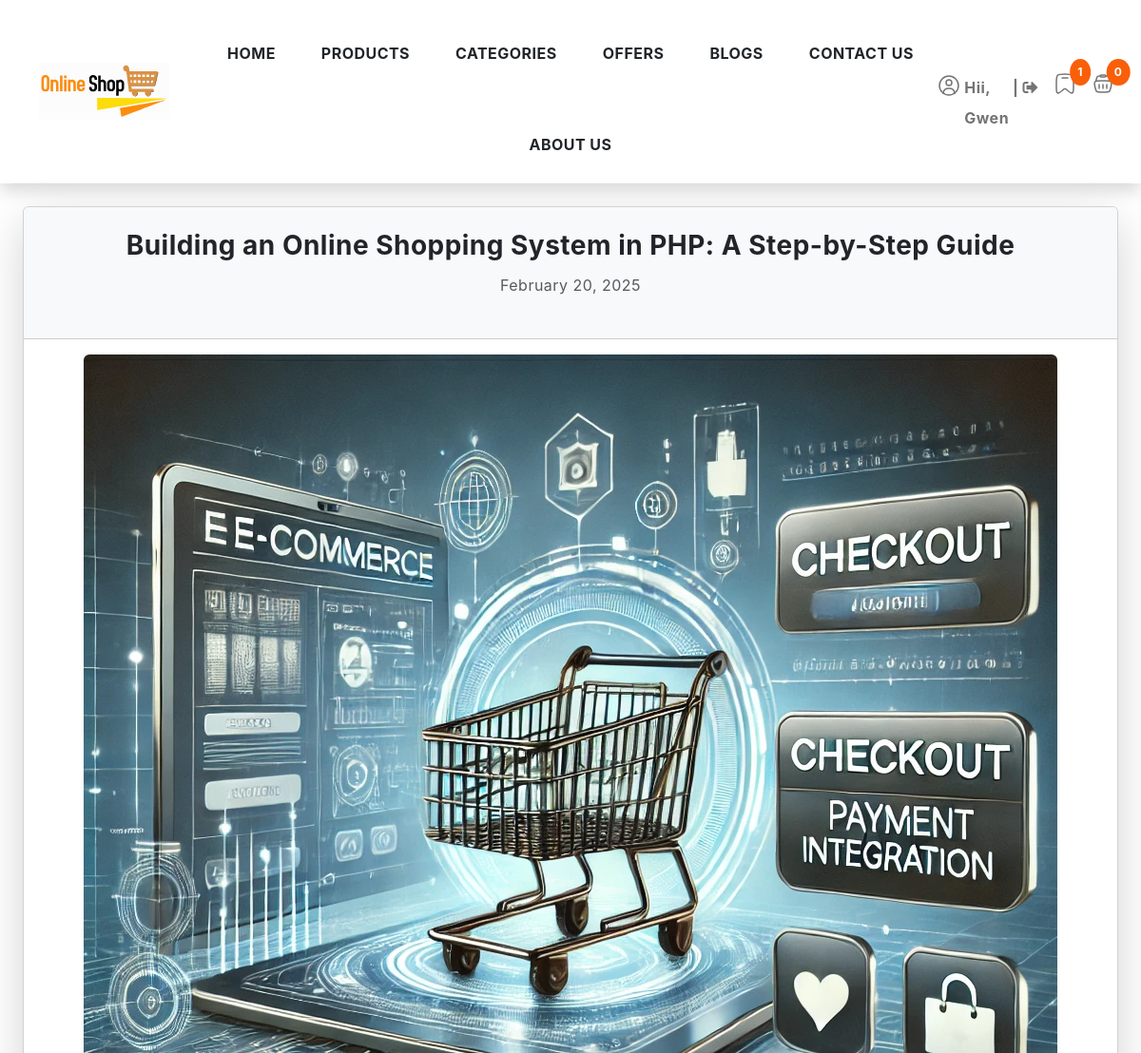
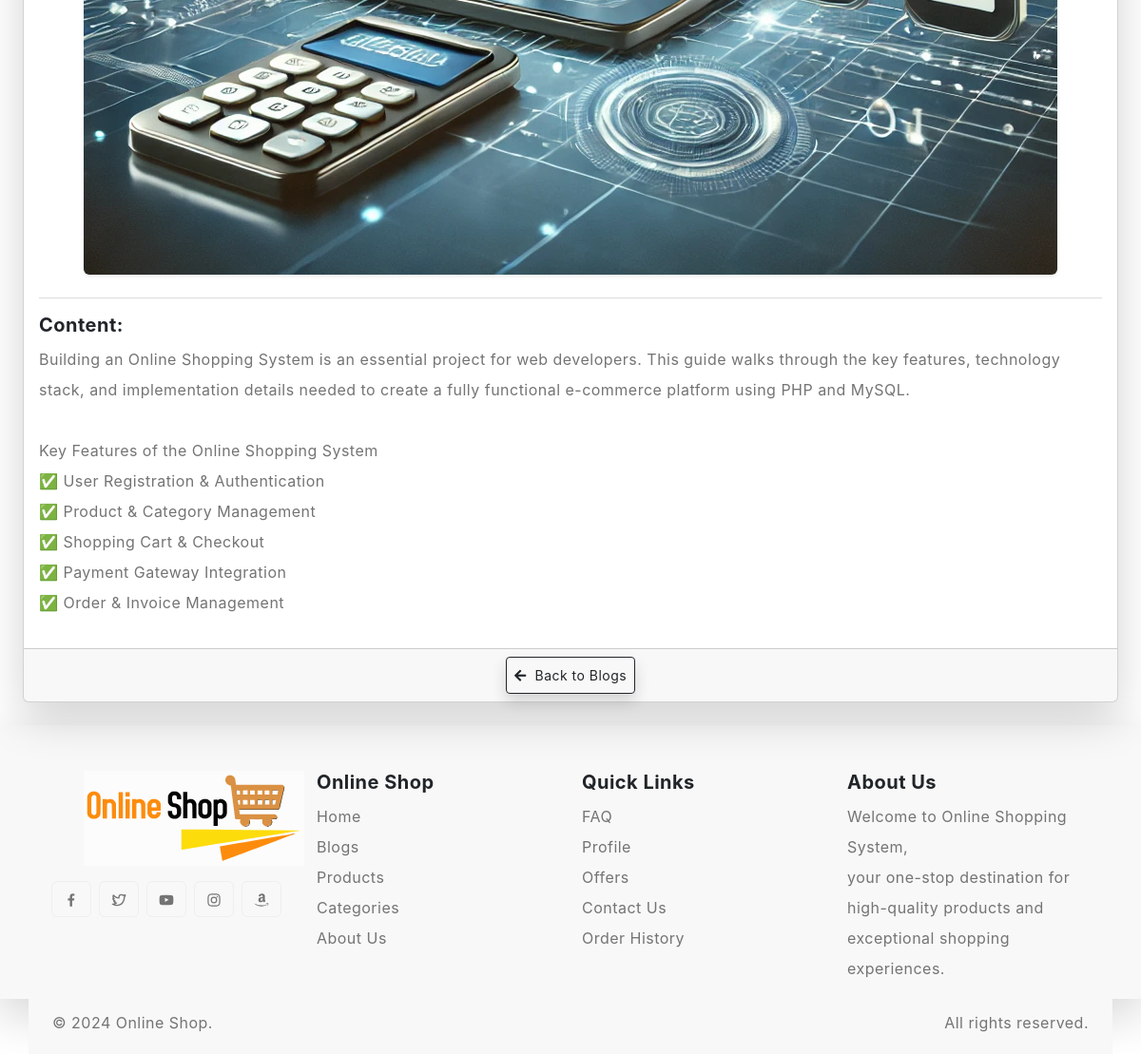
Page /blog_view.php?blog_id=1 (signed in) on the committed database (2 pictures, top to bottom).
### tables this page shows
CREATE TABLE `tbl_blog` (
  `blog_id` int(11) NOT NULL,
  `blog_title` varchar(255) NOT NULL,
  `blog_content` text NOT NULL,
  `blog_post_date` date NOT NULL,
  `blog_category` varchar(100) DEFAULT NULL,
  `blog_image_path` varchar(255) DEFAULT NULL,
  `blog_created_at` timestamp NOT NULL DEFAULT current_timestamp(),
  `blog_status` int(11) NOT NULL DEFAULT 1
);

### blog_view.php (the view, shortened to what this page needs)
<?php
include "config/connection.php";
include "component/header.php";
if (isset($_GET['blog_id'])) {
    $blog_id = $_GET['blog_id'];
    $blog_id = mysqli_real_escape_string($conn, $blog_id);
    $selectQuery = "SELECT * FROM `tbl_blog` WHERE `blog_id` = '$blog_id'";
    $result = mysqli_query($conn, $selectQuery);
    $blog = mysqli_fetch_array($result);
}
?>
<div class="content-wrapper p-4">
    <div class="card shadow-lg rounded-lg">
        <div class="card-header text-center p-4" style="background-color: #f8f9fa;">
            <h3 class="font-weight-bold text-dark"><?= htmlspecialchars($blog['blog_title']) ?></h3>
            <p class="text-muted"><?= date('F j, Y', strtotime($blog['blog_created_at'])) ?></p>
        </div>
        <div class="card-body">
            <div class="text-center mb-4">
                <img src="admin/uploads/blogs/<?= $blog['blog_image_path'] == null ? 'no_img.png' : $blog['blog_image_path'] ?>"  alt="Blog Image" class="img-fluid rounded shadow-sm">
            </div>
            <hr>
            <h5 class="font-weight-bold text-dark">Content:</h5>
            <p><?= nl2br(htmlspecialchars($blog['blog_content'])) ?></p>
        </div>
        <div class="card-footer text-center">
            <a href="blogs.php" class="btn btn-sm btn-outline-dark p-2 shadow">
                <i class="fa fa-arrow-left"></i> &nbsp;Back to Blogs
            </a>
        </div>
    </div>
</div>
<?php
include "component/footer.php";
?>

### style.css (style rules this page uses)
body { --heading-font : "Inter", sans-serif; --bs-link-color: #333; --bs-link-hover-color:#333; --bs-link-color-rgb: 40,40,40; --bs-link-hover-color-rgb: 0,0,0; --bs-light-rgb: 248, 248, 248; --bs-font-sans-serif: "Inter", sans-serif; --bs-body-font-family: var(--bs-font-sans-serif); --bs-body-font-size: 1rem; --bs-body-font-weight: 400; --bs-body-line-height: 2; --bs-body-color: #747474; --bs-primary: #6BB252; --bs-primary-rgb: 107, 178, 82; --bs-secondary: #364127; --bs-secondary-rgb: 54, 65, 39; --bs-danger: #F95F09; --bs-danger-rgb: 249, 95, 9; --bs-success: #a3be4c; --bs-success-rgb: 163, 190, 76; --bs-primary-bg-subtle: #FFF9EB; --bs-success-bg-subtle: #eef5e5; --bs-border-color: #F7F7F7; }
body { letter-spacing: 0.03em; }
h1,h2,h3,h4,h5,h6 { font-family: var(--heading-font); color: var(--bs-dark); font-weight: 700; }

### rows in the picture
tbl_blog: blog_title "Building an Online Shopping System in PHP: A Step-by-Step Guide", blog_created_at "February 20, 2025", blog_image_path (picture), blog_content "Building an Online Shopping System is an essential project for web developers. This guide walks through the key features, technology stack, and implementation details needed to create a fully functional e-commerce platform using PHP and MySQL. Key Features of the Online Shopping System ✅ User Registration & Authentication ✅ Product & Category Management ✅ Shopping Cart & Checkout ✅ Payment Gateway Integration ✅ Order & Invoice Management"

### other values in the picture
substr(strip_tags(($username)),0,5) "Gwen"
count($wishlistItems) "1"
count($cartItems) "0"
